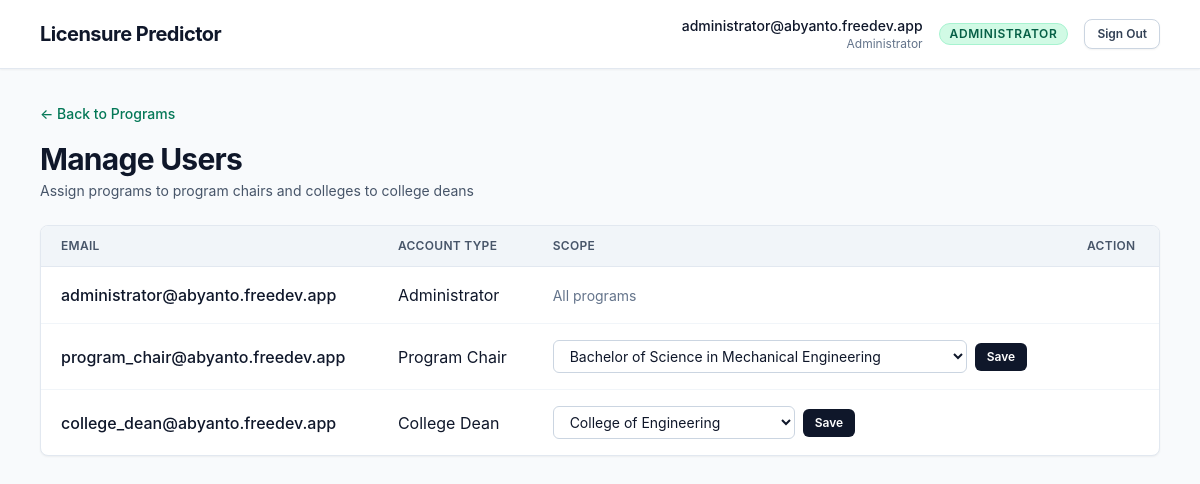
/users.php (signed in), run on the app's committed database.
### tables this page shows
CREATE TABLE users
(
    id           INT UNSIGNED AUTO_INCREMENT PRIMARY KEY,
    email        VARCHAR(191)                                            NOT NULL UNIQUE,
    password     VARCHAR(255)                                            NOT NULL,
    account_type ENUM ('administrator', 'program chair', 'college dean') NOT NULL,
    program      VARCHAR(160)                                            NULL,
    college      VARCHAR(160)                                            NULL,
    created_at   TIMESTAMP                                               NOT NULL DEFAULT CURRENT_TIMESTAMP,
    updated_at   TIMESTAMP                                               NOT NULL DEFAULT CURRENT_TIMESTAMP ON UPDATE CURRENT_TIMESTAMP
);

### functions.php (called while the page is built, shortened)
<?php
function e(?string $value): string
{
    return htmlspecialchars((string) $value, ENT_QUOTES, 'UTF-8');
}
function selectedOption(?string $currentValue, string $optionValue): string
{
    return $currentValue === $optionValue ? ' selected' : '';
}
function isAdministrator(array $user): bool
{
    return $user['account_type'] === 'administrator';
}
function roleBadgeClass(array $user): string
{
    if (isAdministrator($user)) {
        return 'bg-emerald-100 text-emerald-800 border-emerald-200';
    }
    return 'bg-indigo-100 text-indigo-800 border-indigo-200';
}
function getLoggedInUser(?PDO $pdo = null): ?array
{
    if ($pdo !== null) {
        $statement = $pdo->prepare('SELECT id, email, account_type, program, college FROM users WHERE id = :id LIMIT 1');
        $statement->execute(['id' => (int) $_SESSION['user_id']]);
    }
    return $_SESSION['user'] ?? null;
}

### users.php (the view, shortened to what this page needs)
<?php
require __DIR__ . '/functions.php';
$user = getLoggedInUser($pdo);
$users = $pdo->query(
    'SELECT id, email, account_type, program, college FROM users ORDER BY account_type, email'
)->fetchAll();
$programs = $pdo->query(
    'SELECT DISTINCT program FROM students WHERE program IS NOT NULL ORDER BY program'
)->fetchAll();
$colleges = $pdo->query(
    'SELECT DISTINCT college FROM students WHERE college IS NOT NULL ORDER BY college'
)->fetchAll();
$roleBadgeClass = roleBadgeClass($user);
?>
<!doctype html>
<html lang="en">
<head>
    <script src="https://cdn.tailwindcss.com"></script>
    <link rel="stylesheet" href="assets/app.css">
</head>
<body class="min-h-screen bg-slate-50 text-slate-900">
    <header class="border-b border-slate-200 bg-white shadow-sm">
        <div class="mx-auto max-w-6xl px-4 py-4 flex items-center justify-between">
            <div class="flex items-center gap-3">
                <span class="text-xl font-bold tracking-tight text-slate-900">Licensure Predictor</span>
            </div>
            <div class="flex items-center gap-4">
                <div class="text-right hidden sm:block">
                    <p class="text-sm font-medium text-slate-900"><?= e($user['email']) ?></p>
                    <p class="text-xs text-slate-500 capitalize"><?= e($user['account_type']) ?></p>
                </div>
                <span class="inline-flex items-center rounded-full border px-2.5 py-0.5 text-xs font-semibold uppercase tracking-wider <?= $roleBadgeClass ?>">
                    <?= e($user['account_type']) ?>
                </span>
                <a href="logout.php" class="rounded-lg border border-slate-300 bg-white px-3 py-1.5 text-xs font-semibold text-slate-700 shadow-sm hover:bg-slate-100 transition">Sign Out</a>
            </div>
        </div>
    </header>
    <main class="mx-auto max-w-6xl px-4 py-8">
        <div class="mb-6">
            <a href="index.php" class="inline-flex items-center gap-1 text-sm font-medium text-emerald-700 hover:text-emerald-800 transition">
                &larr; Back to Programs
            </a>
            <h1 class="mt-4 text-3xl font-bold tracking-tight">Manage Users</h1>
            <p class="mt-1 text-sm text-slate-600">Assign programs to program chairs and colleges to college deans</p>
        </div>
        <section class="overflow-hidden rounded-lg border border-slate-200 bg-white shadow-sm">
            <div class="overflow-x-auto">
                <table class="min-w-full divide-y divide-slate-200">
                    <thead class="bg-slate-100">
                        <tr>
                            <th class="px-5 py-3 text-left text-xs font-semibold uppercase tracking-wide text-slate-600">Email</th>
                            <th class="px-5 py-3 text-left text-xs font-semibold uppercase tracking-wide text-slate-600">Account Type</th>
                            <th class="px-5 py-3 text-left text-xs font-semibold uppercase tracking-wide text-slate-600">Scope</th>
                            <th class="px-5 py-3 text-left text-xs font-semibold uppercase tracking-wide text-slate-600">Action</th>
                        </tr>
                    </thead>
                    <tbody class="divide-y divide-slate-100">
                        <?php foreach ($users as $u): ?>
                            <tr>
                                <td class="whitespace-nowrap px-5 py-4 font-medium"><?= e($u['email']) ?></td>
                                <td class="whitespace-nowrap px-5 py-4 capitalize"><?= e($u['account_type']) ?></td>
                                <td class="whitespace-nowrap px-5 py-4">
                                    <?php if ($u['account_type'] === 'program chair'): ?>
                                        <form method="post" class="flex items-center gap-2">
                                            <select name="program" class="rounded-md border border-slate-300 bg-white px-3 py-1.5 text-sm focus:border-emerald-500 focus:outline-none focus:ring-2 focus:ring-emerald-200">
                                                <?php foreach ($programs as $p): ?>
                                                    <option value="<?= e($p['program']) ?>"<?= selectedOption($u['program'], $p['program']) ?>><?= e($p['program']) ?></option>
                                                <?php endforeach; ?>
                                            </select>
                                            <button type="submit" class="rounded-md bg-slate-900 px-3 py-1.5 text-xs font-semibold text-white hover:bg-slate-800 transition">Save</button>
                                        </form>
                                    <?php elseif ($u['account_type'] === 'college dean'): ?>
                                        <form method="post" class="flex items-center gap-2">
                                            <select name="college" class="rounded-md border border-slate-300 bg-white px-3 py-1.5 text-sm focus:border-emerald-500 focus:outline-none focus:ring-2 focus:ring-emerald-200">
                                                <?php foreach ($colleges as $c): ?>
                                                    <option value="<?= e($c['college']) ?>"<?= selectedOption($u['college'], $c['college']) ?>><?= e($c['college']) ?></option>
                                                <?php endforeach; ?>
                                            </select>
                                            <button type="submit" class="rounded-md bg-slate-900 px-3 py-1.5 text-xs font-semibold text-white hover:bg-slate-800 transition">Save</button>
                                        </form>
                                    <?php else: ?>
                                        <span class="text-sm text-slate-500">All programs</span>
                                    <?php endif; ?>
                                </td>
                                <td class="whitespace-nowrap px-5 py-4">
                                </td>
                            </tr>
                        <?php endforeach; ?>
                    </tbody>
                </table>
            </div>
        </section>
    </main>
</body>
</html>

### assets/app.css (style rules this page uses)
html { color-scheme: light; }
body { font-family: Inter, ui-sans-serif, system-ui, -apple-system, BlinkMacSystemFont, "Segoe UI", sans-serif; }
input, textarea, button, select { font: inherit; }

### data on the page
users: email "administrator@abyanto.freedev.app", account_type "Administrator", account_type "ADMINISTRATOR", shows "All programs"
users: email "program_chair@abyanto.freedev.app", account_type "Program Chair"
users: email "college_dean@abyanto.freedev.app", account_type "College Dean"

### other printed values
form field program "Bachelor of Science in Mechanical Engineering"
form field college "College of Engineering"
